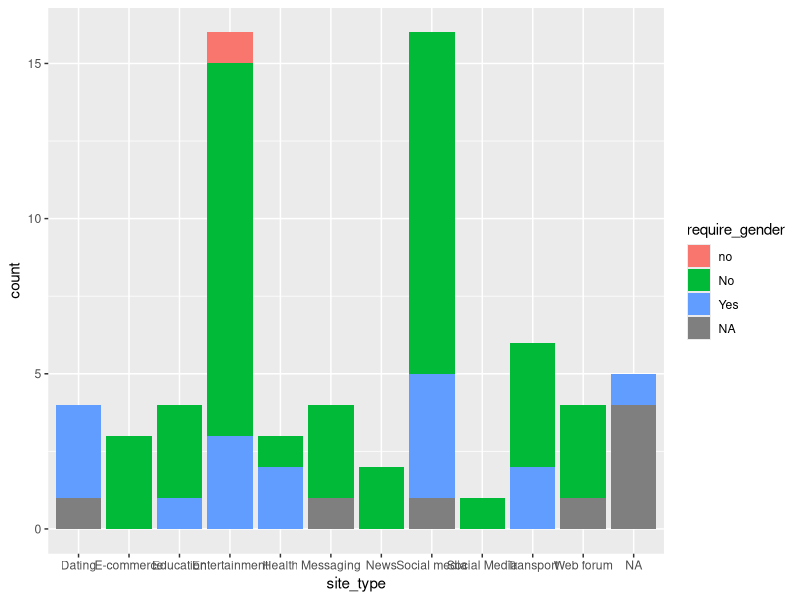
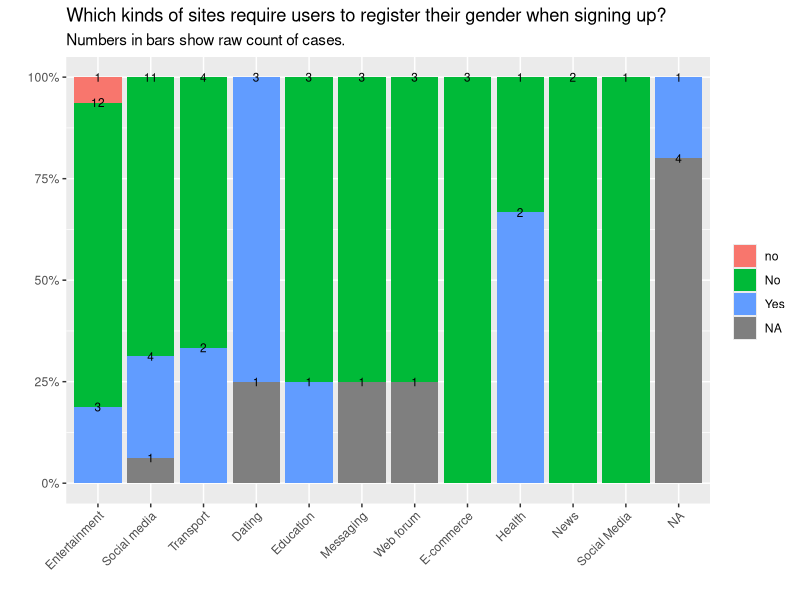
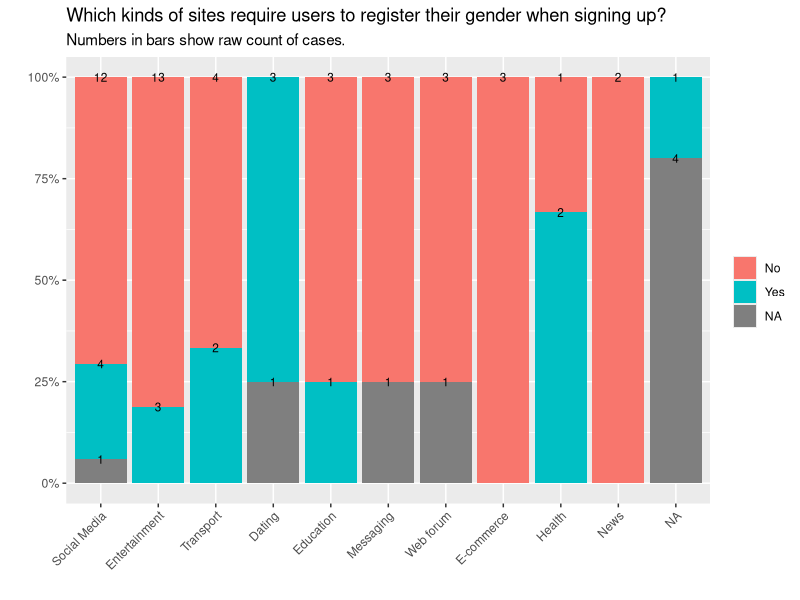
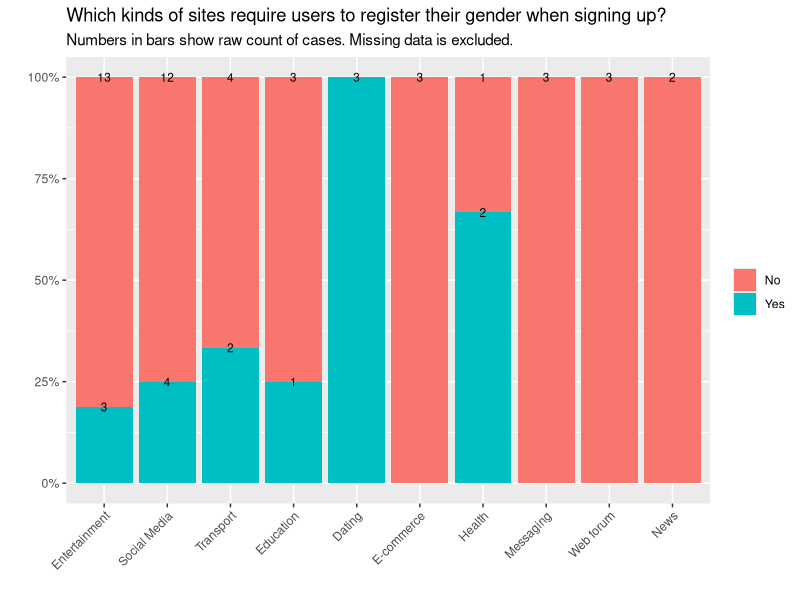
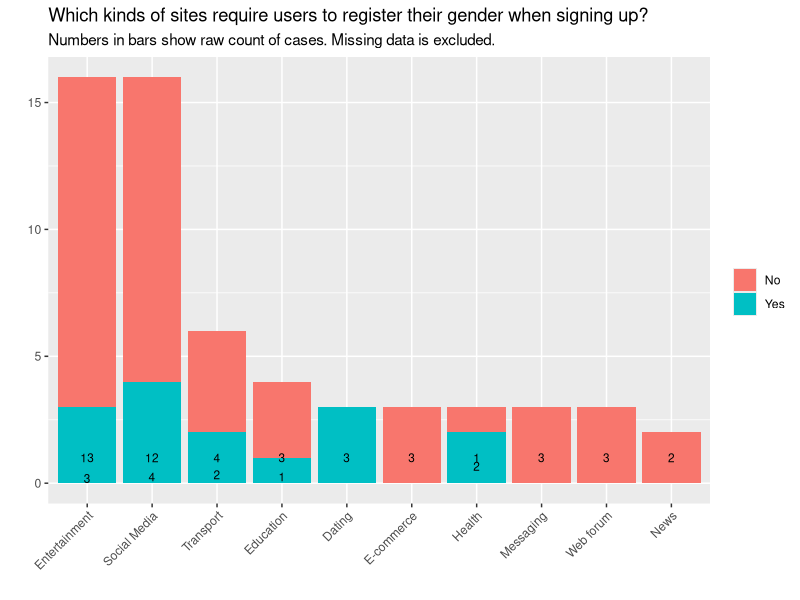
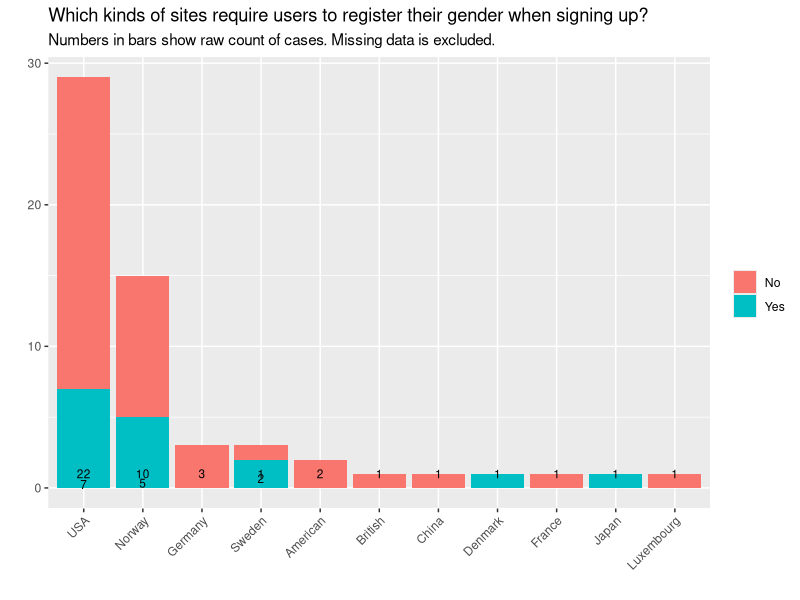
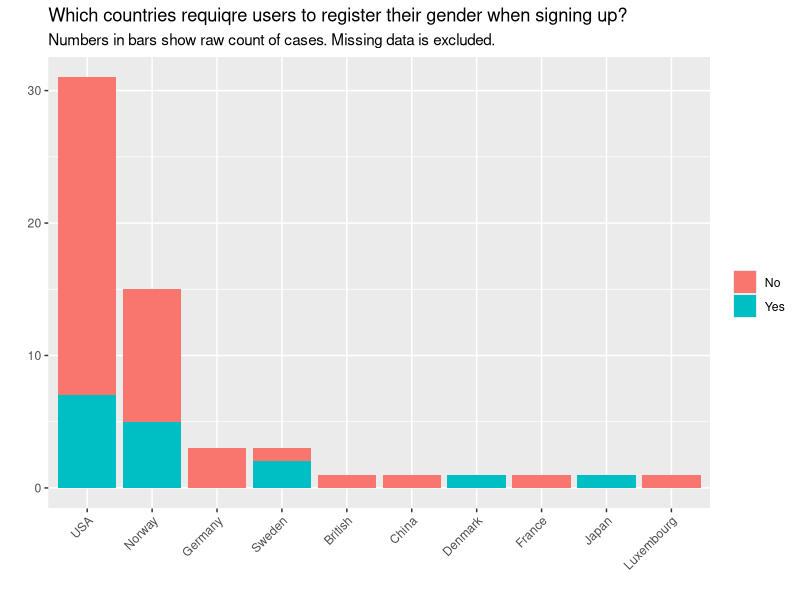
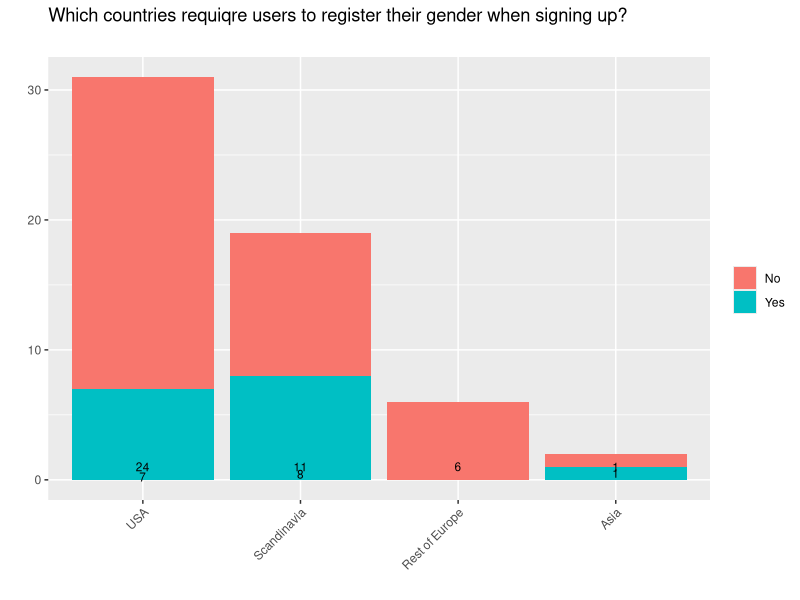

Source code (R) for these figures, in order:
## ---- chunk 1

#Load the Tidyverse library.
library(tidyverse)

# Import the csv file as a dataframe and call it platform_gender.
# skip the first three lines (which have instructions)
# Rename headers since R can't handle long headers with spaces 

platform_gender <-                       # platform_gender is the name we're giving this data
  read_csv2(                             # read_csv2() imports a csv file that has ; separators
    "../data/DIKULT106-gender-binaries-in-online-platforms.csv",
    skip = 3,                            # Skip the first 3 rows
    col_select = c(                      # Select these columns and rename them
      "site" = "Site Name",
      "URL" = "URL",
      "require_gender" = "Gender required?",
      "edit_gender" = "Can you choose/change your gender on the site later on?",
      "gender_options" = "Gender options available",
      "country" = "Country it is based in",
      "site_type" = "Type of site",
      "comments" = "Comments (notes that you couldn't fit in the quantitative columns)"
    )
  )



## ---- chunk 2

head(platform_gender)

## ---- chunk 3
platform_gender %>% 
    ggplot(aes(x = site_type, fill = require_gender)) +
    geom_bar()
## ---- chunk 4
platform_gender %>% 
    ggplot(aes(fct_infreq(site_type), fill = require_gender)) +
    geom_bar(position = "fill") +     # postion = "fill" makes the bars fill up proportionally
    geom_text(aes(label = ..count..), stat = "count", position = "fill", size = 3) + # add numbers
    scale_y_continuous(labels = scales::percent) +
    labs (x = "",
          y = "",
          fill = "",
          title = "Which kinds of sites require users to register their gender when signing up?",
          subtitle ="Numbers in bars show raw count of cases.") +
  theme(axis.text.x = element_text(angle = 45, vjust = 1, hjust=1))   # this makes the slant
## ---- chunk 5

# Define platform_gender as platform_gender where we recode a value in the 
# require_gender field.
# 
platform_gender <- platform_gender %>% 
  mutate(require_gender = recode(require_gender,
         "no" = "No"),
         site_type = recode(site_type,
         "Social media" = "Social Media"))
## ---- chunk 6
platform_gender %>% 
    ggplot(aes(fct_infreq(site_type), fill = require_gender)) +
    geom_bar(position = "fill") +
    geom_text(aes(label = ..count..), stat = "count", position = "fill", size = 3) +
    scale_y_continuous(labels = scales::percent) +
    labs (x = "",
          y = "",
          fill = "",
          title = "Which kinds of sites require users to register their gender when signing up?",
          subtitle ="Numbers in bars show raw count of cases.") +
  theme(axis.text.x = element_text(angle = 45, vjust = 1, hjust=1))
## ---- chunk 7

# Same code as above, but add the line drop_na() before we start the visualisation 
# with ggplot. 
platform_gender %>% 
  drop_na(require_gender, site_type) %>% 
    ggplot(aes(fct_infreq(site_type), fill = require_gender)) +
    geom_bar(position = "fill") +
    geom_text(aes(label = ..count..), stat = "count", position = "fill", size = 3) +
    scale_y_continuous(labels = scales::percent) +
    labs (x = "",
          y = "",
          fill = "",
          title = "Which kinds of sites require users to register their gender when signing up?",
          subtitle ="Numbers in bars show raw count of cases. Missing data is excluded.") +
  theme(axis.text.x = element_text(angle = 45, vjust = 1, hjust=1))
## ---- chunk 8
# Same code as above, but add the line drop_na() before we start the visualisation 
# with ggplot. 
platform_gender %>% 
  drop_na(require_gender, site_type) %>% 
    ggplot(aes(fct_infreq(site_type), fill = require_gender)) +
    geom_bar() +
    geom_text(aes(label = ..count..), stat = "count", position = "fill", size = 3) +
    labs (x = "",
          y = "",
          fill = "",
          title = "Which kinds of sites require users to register their gender when signing up?",
          subtitle ="Numbers in bars show raw count of cases. Missing data is excluded.") +
  theme(axis.text.x = element_text(angle = 45, vjust = 1, hjust=1))
## ---- chunk 9
platform_gender %>% 
  drop_na(require_gender, country) %>% 
    ggplot(aes(fct_infreq(country), fill = require_gender)) +
    geom_bar() +
    geom_text(aes(label = ..count..), stat = "count", position = "fill", size = 3) +
    labs (x = "",
          y = "",
          fill = "",
          title = "Which kinds of sites require users to register their gender when signing up?",
          subtitle ="Numbers in bars show raw count of cases. Missing data is excluded.") +
  theme(axis.text.x = element_text(angle = 45, vjust = 1, hjust=1))
## ---- chunk 10
platform_gender <- platform_gender %>% 
  mutate(country = recode(country,
         "American" = "USA"))
## ---- chunk 11
platform_gender %>% 
  drop_na(require_gender, country) %>% 
    ggplot(aes(fct_infreq(country), fill = require_gender)) +
    geom_bar() +
   # geom_text(aes(label = ..count..), stat = "count", position = "fill", size = 3) +
    labs (x = "",
          y = "",
          fill = "",
          title = "Which countries requiqre users to register their gender when signing up?",
          subtitle ="Numbers in bars show raw count of cases. Missing data is excluded.") +
  theme(axis.text.x = element_text(angle = 45, vjust = 1, hjust=1))
## ---- chunk 12
platform_gender <- platform_gender %>% 
  mutate(country = recode(country,
         "Norway" = "Scandinavia",
         "Denmark" = "Scandinavia",
         "Sweden" = "Scandinavia",
         "British" = "Rest of Europe",
         "Germany" = "Rest of Europe",
         "France" = "Rest of Europe",
         "Luxembourg" = "Rest of Europe",
         "China" = "Asia",
         "Japan" = "Asia"))
## ---- chunk 13
platform_gender %>% 
  drop_na(require_gender, country) %>% 
    ggplot(aes(fct_infreq(country), fill = require_gender)) +
    geom_bar() +
    geom_text(aes(label = ..count..), stat = "count", position = "fill", size = 3) +
    labs (x = "",
          y = "",
          fill = "",
          title = "Which countries requiqre users to register their gender when signing up?",
          subtitle ="") +
  theme(axis.text.x = element_text(angle = 45, vjust = 1, hjust=1))
## ---- chunk 14
platform_gender %>% 
  drop_na(require_gender, site_type, country) %>% 
    ggplot(aes(fct_infreq(site_type), fill = require_gender)) +
    geom_bar() +
   # geom_text(aes(label = ..count..), stat = "count", position = "fill", size = 3) +
    labs (x = "",
          y = "",
          fill = "",
          title = "Gender requirement at signup by country and site type",
          subtitle ="Numbers in bars show raw count of cases. Missing data is excluded.") +
  theme(axis.text.x = element_text(angle = 45, vjust = 1, hjust=1)) + 
  facet_wrap(~ country)
## ---- chunk 15
platform_gender %>% 
  drop_na(require_gender, site_type, country) %>% 
    ggplot(aes(fct_infreq(country), fill = require_gender)) +
    geom_bar() +
   # geom_text(aes(label = ..count..), stat = "count", position = "fill", size = 3) +
    labs (x = "",
          y = "",
          fill = "",
          title = "Gender requirement at signup by site type and country",
          subtitle ="Numbers in bars show raw count of cases. Missing data is excluded.") +
  theme(axis.text.x = element_text(angle = 45, vjust = 1, hjust=1)) + 
  facet_wrap(~ site_type)
